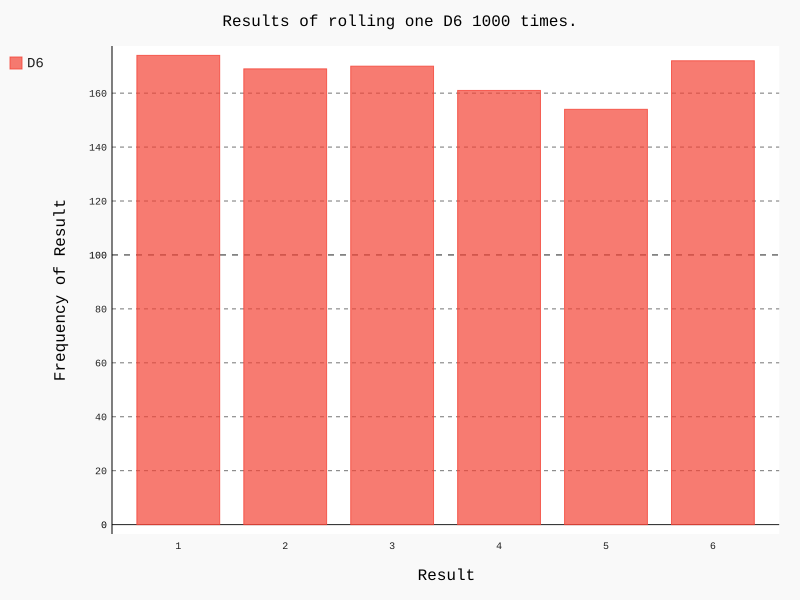

Reproduce this figure in Python.
import pygal
from die import Die

#创建一个D6
die = Die()

#掷几次骰子，并将结果存储在一个列表中
results = []
for roll_num in range(1000):
    result = die.roll()
    results.append(result)
    
#分析结果
frequencies = []
for value in range(1, die.num_sides+1):
    frequency = results.count(value)
    frequencies.append(frequency)
    
#对结果进行可视化
hist = pygal.Bar()

hist.title = "Results of rolling one D6 1000 times."
hist.x_labels = []
for label in range(1, die.num_sides+1):
    hist.x_labels.append(label)
hist.x_title = "Result"
hist.y_title = "Frequency of Result"

hist.add('D6', frequencies)
hist.render_to_file('die_visual.svg')
